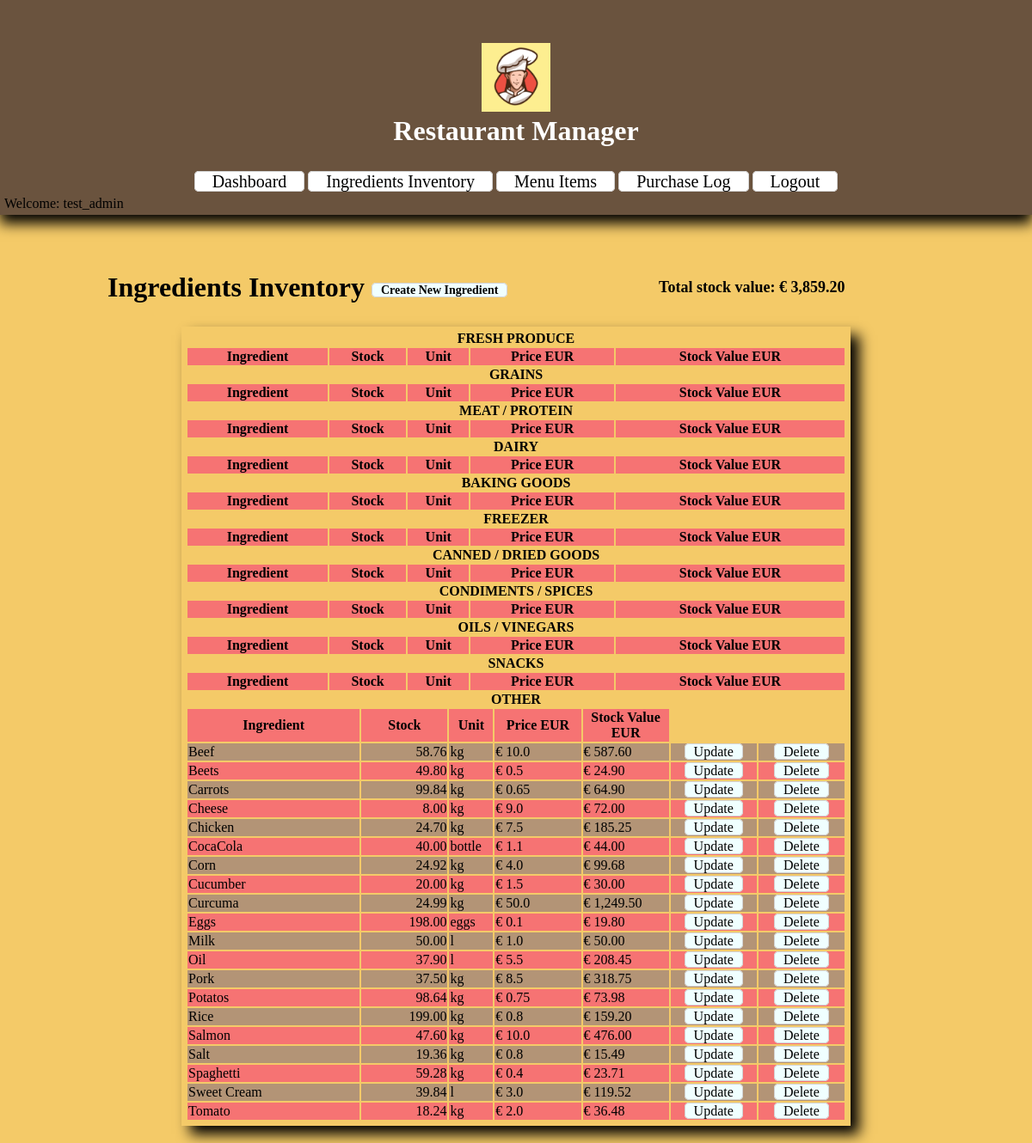
The page /ingredients/ (signed in) on the database as committed earlier.
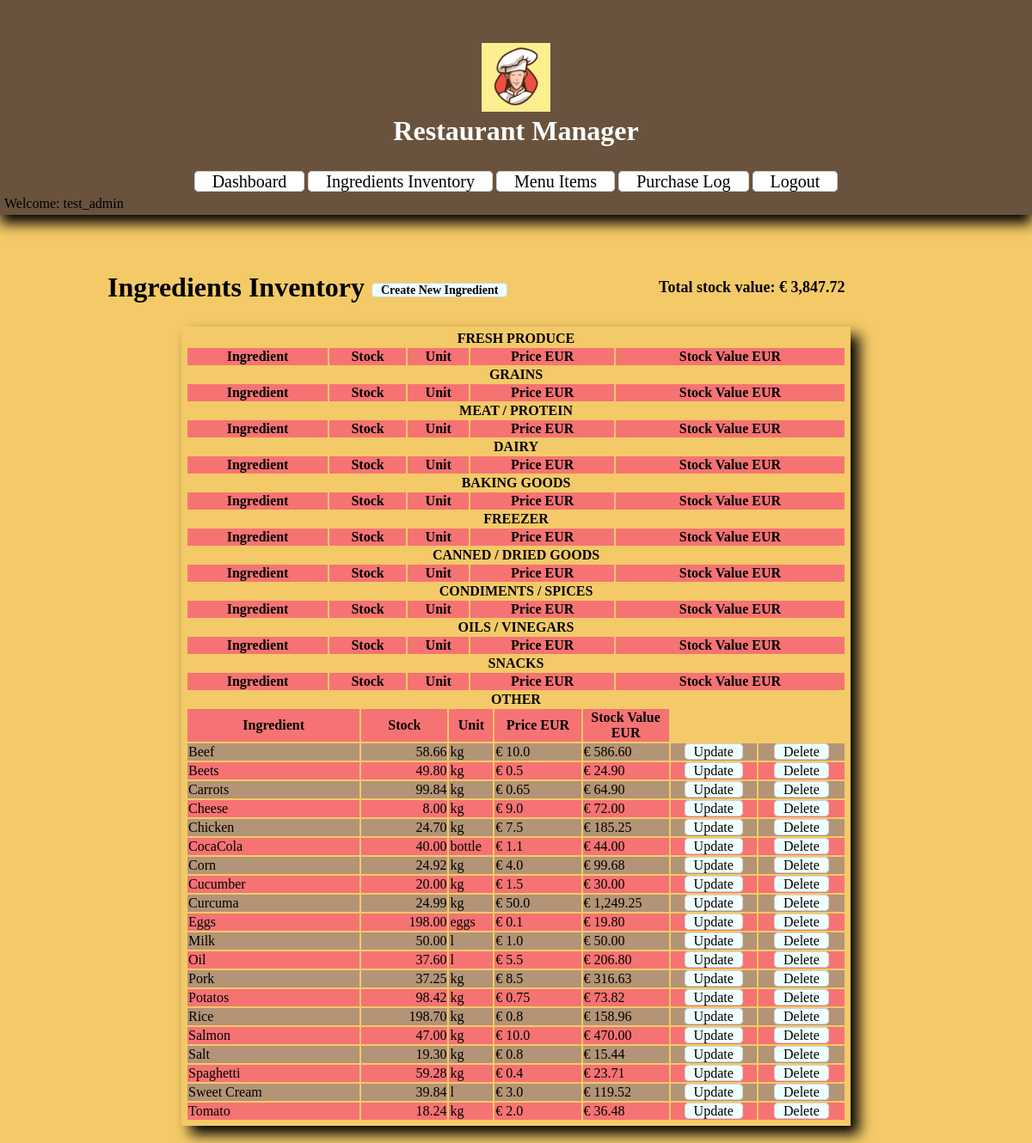
The same page on the database as committed later.
### restaurantManager/models.py (models this page shows, shortened)
class Ingredient(models.Model):
    UNIT_TYPES = [
        ("l", "litre"),
        ("kg", "kilogramm"),
        ("bottle", "bottle"),
        ("eggs", "eggs")
    ]
    CATEGORIES = [
        ('FRESH PRODUCE', 'FRESH PRODUCE'),
        ('GRAINS', 'GRAINS'),
        ('MEAT / PROTEIN', 'MEAT / PROTEIN'),
        ('DAIRY', 'DAIRY'),
        ('BAKING GOODS', 'BAKING GOODS'),
        ('FREEZER', 'FREEZER'),
        ('CANNED / DRIED GOODS', 'CANNED / DRIED GOODS'),
        ('CONDIMENTS / SPICES', 'CONDIMENTS / SPICES'),
        ('OILS / VINEGARS', 'OILS / VINEGARS'),
        ('SNACKS', 'SNACKS'),
        ('OTHER', 'OTHER')
    ]
    name = models.CharField(unique = True, max_length=30)
    unit = models.CharField(max_length=10, choices=UNIT_TYPES)
    quantity = models.FloatField(default=0)
    price = models.FloatField(default=0)
    category = models.CharField(max_length=20, choices=CATEGORIES, default='OTHER')
    class Meta:
        ordering = ['name']
    def stock_value(self):
        return self.price * self.quantity

### restaurantManager/views.py (the view)
# urls.py: path('ingredients/', views.IngredientsView.as_view(), name='ingredients'),
class IngredientsView(LoginRequiredMixin, ListView):
    model = Ingredient
    def get_context_data(self):
        context = super().get_context_data()
        global INGREDIENTS
        INGREDIENTS = Ingredient.objects.all()
        ingredients_values = [ingredient.quantity * ingredient.price for ingredient in INGREDIENTS]
        context['ingredients'] = INGREDIENTS
        context['total_value'] = sum(ingredients_values)
        return context
    template_name = "restaurantManager/ingredients.html"

### restaurantManager/templates/restaurantManager/ingredients.html (shortened to what this page needs)
{% extends 'base.html' %}
{% load static %}
{% block content %}
    <table style="width: 100%;">
        <tr style="display: inline-block; width: 50%;">
            <td style="width: 100%;">
                <h1>Ingredients Inventory <a style="font-size: 14px; vertical-align: middle;" href="{% url 'create_ingredient' %}">Create New Ingredient</a></h1>
            </td>
        </tr>
        <tr style="display: inline-block; width: 50%;">
            <td style="display:block; text-align: right; padding-right: 20%">
                <p style="font-size: 18px;"><strong>Total stock value: € {{ total_value|floatformat:2 }}</strong></p>
            </td>
        </tr>
    </table>
    <div class="table-box">
        {% with item=ingredients|first %}
            {% for table in item.CATEGORIES %}
                <table class="list">
                    <caption><strong>{{ table.0 }}</strong></caption>
                    <tr>
                        <th>Ingredient</th>
                        <th>Stock</th>
                        <th>Unit</th>
                        <th>Price EUR</th>
                        <th>Stock Value EUR</th>
                    </tr>
                    {% for item in ingredients|dictsort:'name' %}
                        {% if item.category == table.0 %}
                        <tr>
                            <td style="width:20%;">{{ item.name }}</td>
                            <td style="width:10%; text-align: right;">{{ item.quantity|floatformat:2 }}</td>
                            <td style="width:5%;">{{ item.unit }}</td>
                            <td style="width:10%;">€ {{ item.price }}</td>
                            <td style="width:10%;">€ {{ item.stock_value|floatformat:2 }}</td>
                            <td style="width:10%; text-align: center;"><a href="{% url 'update_ingredient' item.pk %}">Update</a></td>
                            <td style="width:10%; text-align: center;"><a href="{% url 'delete_ingredient' item.pk %}">Delete</a></td>
                        </tr>
                        {% endif %}
                    {% endfor %}
                </table>
            {% endfor %}
        {% endwith %}
    </div>
{% endblock %}

### restaurantManager/templates/base.html (shortened to what this page needs)
{% load static %}
<!DOCTYPE html>
<html>
    <head>
        <link rel="stylesheet" type="text/css" href="{% static 'restaurantManager/style.css' %}" />
    </head>
    <body>
        <header style="box-shadow: 0px 10px 15px black;">
            <div class="logo">
                <img src="{% static 'restaurantManager/logo.png' %}" alt="Logo" width="80px" />
                <h1 style="color: white;">Restaurant Manager</h1>
            </div>
            <nav class="navbar">
                <a class="nav-item" href="{% url 'home' %}">Dashboard</a>
                <a class="nav-item" href="{% url 'ingredients' %}">Ingredients Inventory</a>
                <a class="nav-item" href="{% url 'menu_items' %}">Menu Items</a>
                <a class="nav-item" href="{% url 'purchases' %}">Purchase Log</a>
                {% if user.is_authenticated %}
                    <a class="nav-item" href="{% url 'logout' %}">Logout</a>
            </nav>
            <p style="margin: 5px 5px">Welcome: {{ user.get_username }}</p>
            {% endif %}
        </header>
        <main>
        {% block content %}
        {% endblock %}
        </main>
    </body>
</html>

### restaurantManager/static/restaurantManager/style.css (style rules this page uses)
html { width: 100vw; overflow-x: hidden; }
body { background-color: rgb(244, 202, 104); margin: 0; }
header { background-color: rgb(106, 83, 62); height: 150px; width: 100%; padding: 50px 0 50px 0; box-shadow: 5px 0px 3px black; }
.logo { display: block; width: 300px; height: 100px; margin: auto; text-align: center; }
.logo h1 { margin: 0 0; }
.navbar { width: auto; margin: 0 0; margin-top: 50px; background-color: rgb(106, 83, 62); text-align: center; }
a:link { text-decoration: none; color: black; background-color: azure; border: 1px solid lightgrey; border-radius: 5px; padding: 0 10px; }
.navbar a { text-decoration: none; padding: 0 20px; color: blueviolet; font-size: 20px; }
a.nav-item { background-color: white; color: black; }
.table-box { width: 80%; min-width: 520px; padding: 5px 5px; margin: auto; box-shadow: 10px 10px 15px black; }
main { padding: 40px 10%; }
.list { width: 100%; margin: auto; height: auto; }
.list tr:nth-child(even) { background-color:rgb(179, 148, 118); }
.list tr:nth-child(odd) { background-color:rgb(246, 115, 115); }

Rows that differ between the two databases and show on the page:
changed Ingredient "Beef": quantity "58.76" → "58.66"; stock_value "587.60" → "586.60"
changed Ingredient "Curcuma": stock_value "1,249.50" → "1,249.25"
changed Ingredient "Oil": quantity "37.90" → "37.60"; stock_value "208.45" → "206.80"
changed Ingredient "Pork": quantity "37.50" → "37.25"; stock_value "318.75" → "316.63"
changed Ingredient "Potatos": quantity "98.64" → "98.42"; stock_value "73.98" → "73.82"
changed Ingredient "Rice": quantity "199.00" → "198.70"; stock_value "159.20" → "158.96"
changed Ingredient "Salmon": quantity "47.60" → "47.00"; stock_value "476.00" → "470.00"
changed Ingredient "Salt": quantity "19.36" → "19.30"; stock_value "15.49" → "15.44"
Other text that changed with them:
{{ total_value|floatformat:2 }}: "3,859.20" → "3,847.72"
